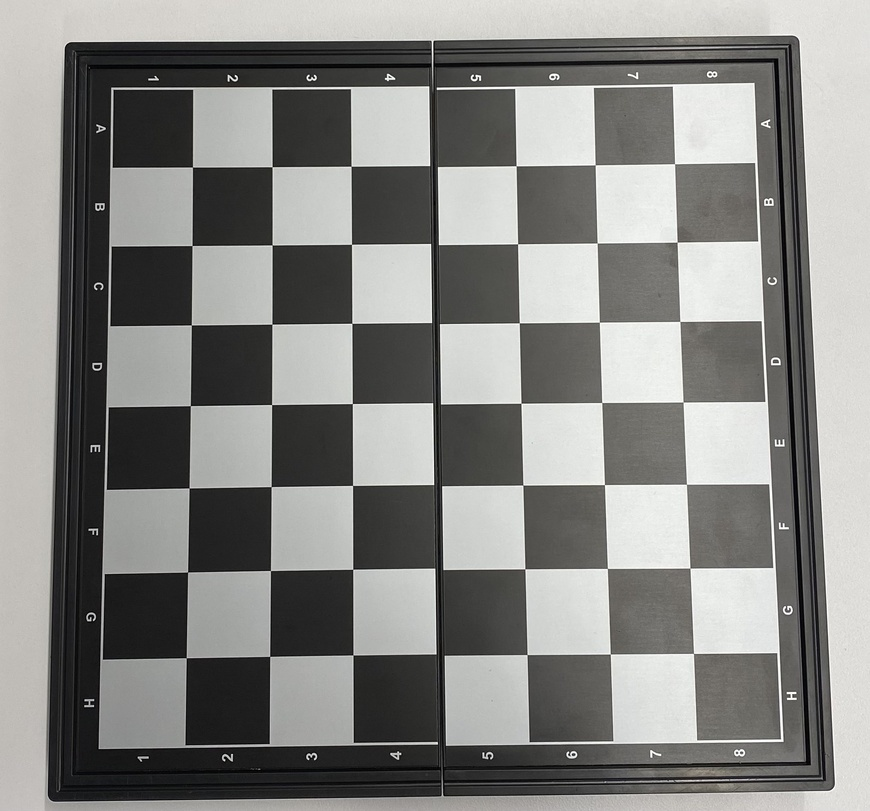
#> input picture badboard.jpg, 870 x 811 px, shrunk from 2033 x 1897 before the run, given in place of mjpegfeed, which was not available
$ python test.py
#> lines starting #> are read from the running program, lines starting #| are printed output that depends on the picture; after the words box and inside, x2 and y2 are one past the last pixel; in counts of white or black regions, pixels touching at a corner belong together; pictures that were not available may be replaced by others from this repository, and a replacement may not be noted
#!/usr/bin/env python3
import cv2
import numpy as np
import matplotlib.pyplot as plt

HTTP = 'http://'
IP_ADDRESS = '100.64.73.118'
URL =  HTTP + IP_ADDRESS + ':4747/mjpegfeed?640x480'

cap = cv2.VideoCapture(URL)

# Corrective actions printed in the even of failed connection.
if cap.isOpened() is not True:
    print ('Connection Failed.')

# Connection successful. Proceeding to display video stream.
while cap.isOpened() is True:
    # Capture frame-by-frame
    ret, frame = cap.read()
#> frame is the input picture: shape (811, 870, 3); mean B, G, R 131.6, 134.3, 134.3
    blur = cv2.blur(frame, (5, 5))
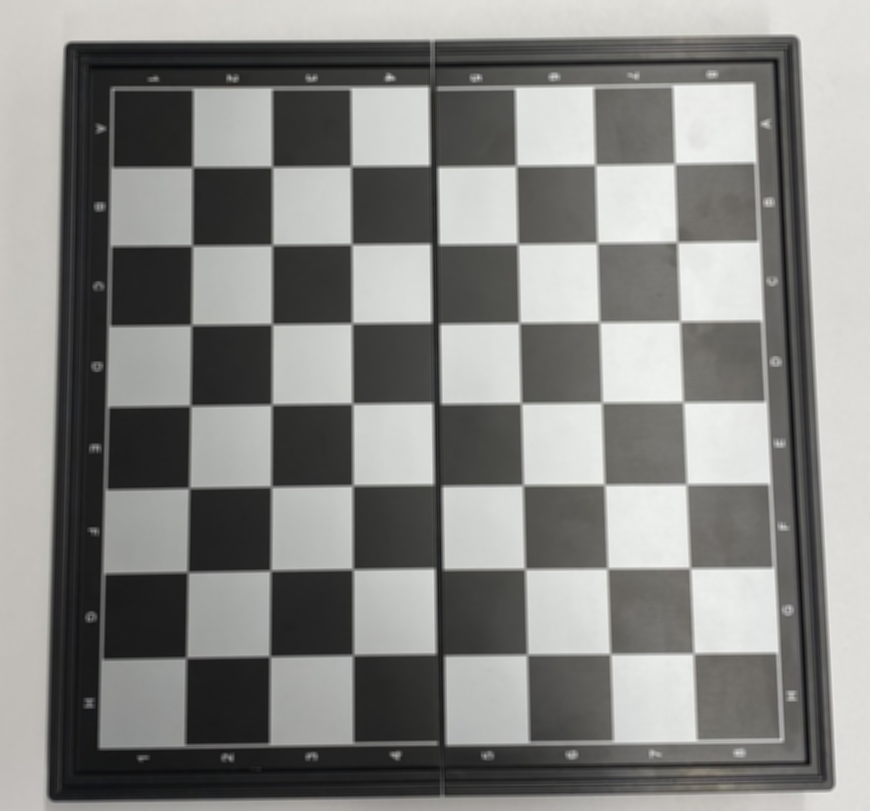
#> blur: shape (811, 870, 3); mean B, G, R 131.6, 134.3, 134.3
    blur2 = cv2.medianBlur(blur, 5)
    blur3 = cv2.GaussianBlur(blur2, (5, 5), 0)
    blurfinal = cv2.bilateralFilter(blur3, 9, 75, 75)
    colorhsv = cv2.cvtColor(blurfinal, cv2.COLOR_BGR2HSV)
#> colorhsv: shape (811, 870, 3); mean H, S, V 33.8, 6.7, 134.9

    #Trying to detect white :(

    lower_white = np.array([0, 0, 0])
    upper_white = np.array([0, 0, 255])
    white_mask = cv2.inRange(colorhsv, lower_white, upper_white)
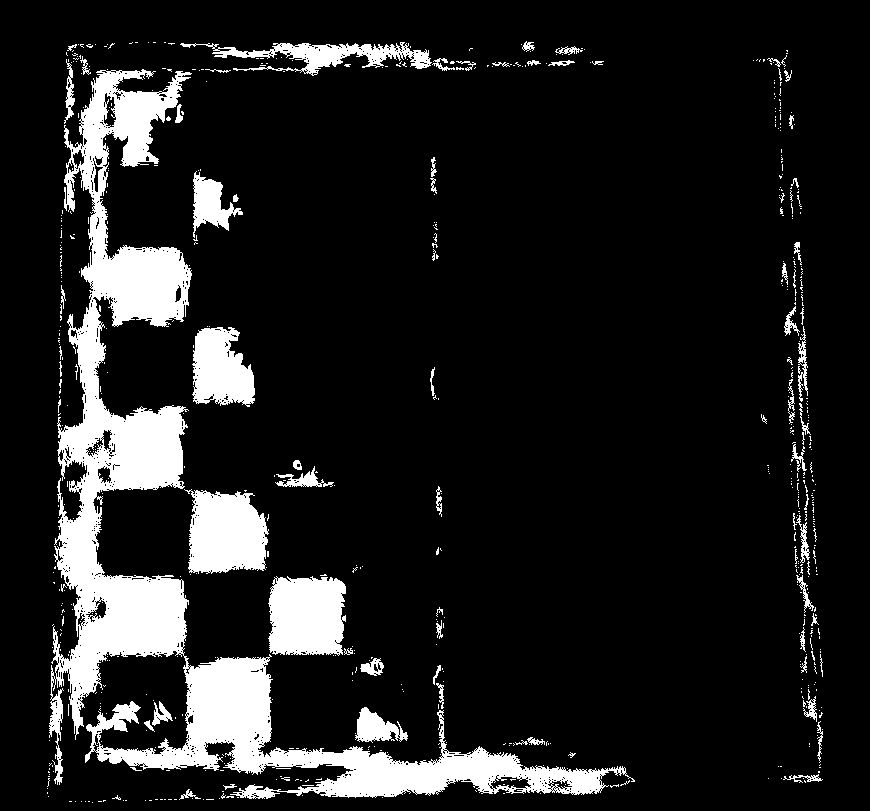
#> white_mask: shape (811, 870); 12.3% white; 647 white regions (574 under 20 px), largest, box (x1, y1, x2, y2) and area: (49, 69, 635, 799) 59318, (184, 489, 269, 574) 5526, (268, 576, 346, 656) 5469

    #Trying to detect black :(
    lower_black = np.array([0, 0, 0])
    upper_black = np.array([144, 78, 70])
    black_mask = cv2.inRange(colorhsv, lower_black, upper_black)
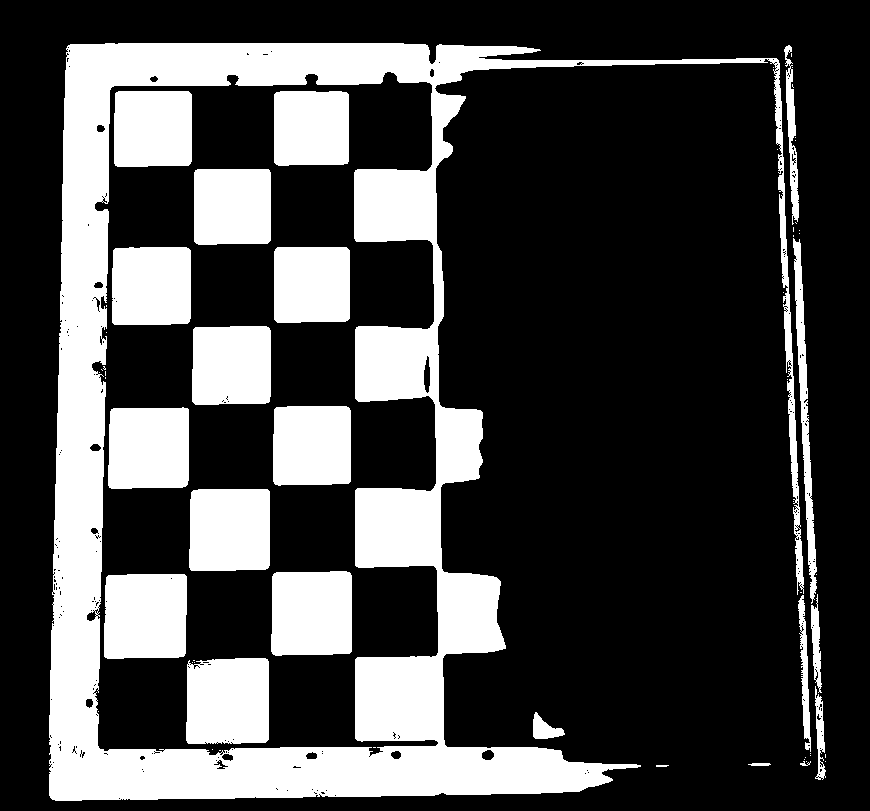
#> black_mask: shape (811, 870); 27.7% white; 60 white regions (38 under 20 px), largest, box (x1, y1, x2, y2) and area: (49, 43, 804, 801) 115094, (186, 658, 269, 744) 6859, (104, 574, 187, 659) 6842

    #Trying to detect Blank Spaces
    upper_purple = np.array([162, 255, 170])
    lower_purple = np.array([38, 83, 0])
    purple_mask = cv2.inRange(colorhsv, lower_purple, upper_purple)
#> purple_mask: shape (811, 870); every value is 0


    cv2.imshow('blurframe',blurfinal)
    cv2.imshow('purple',purple_mask)
    cv2.imshow('white_mask', white_mask)
    cv2.imshow('black_mask', black_mask)

    #Exiting
    key = cv2.waitKey(1)
#> (key Esc is pressed here)
    if key%256 == 32:
        break

cap.release()
cv2.destroyAllWindows()

$ run again, on badpaperboard.jpg
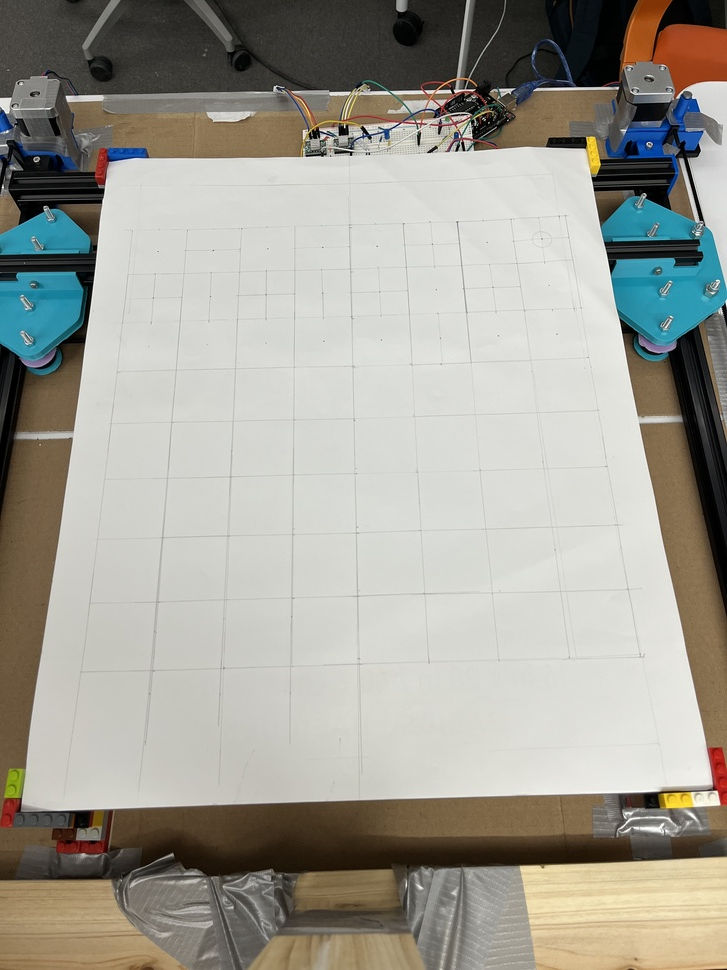
#> input picture badpaperboard.jpg, 727 x 970 px, shrunk from 3024 x 4032 before the run, given in place of mjpegfeed, which was not available
#> frame is the input picture: shape (970, 727, 3); mean B, G, R 149.9, 159.1, 161
#> colorhsv: shape (970, 727, 3); mean H, S, V 33.5, 40.7, 165.6
#> `white_mask = cv2.inRange(colorhsv, lower_white, upper_white)`:
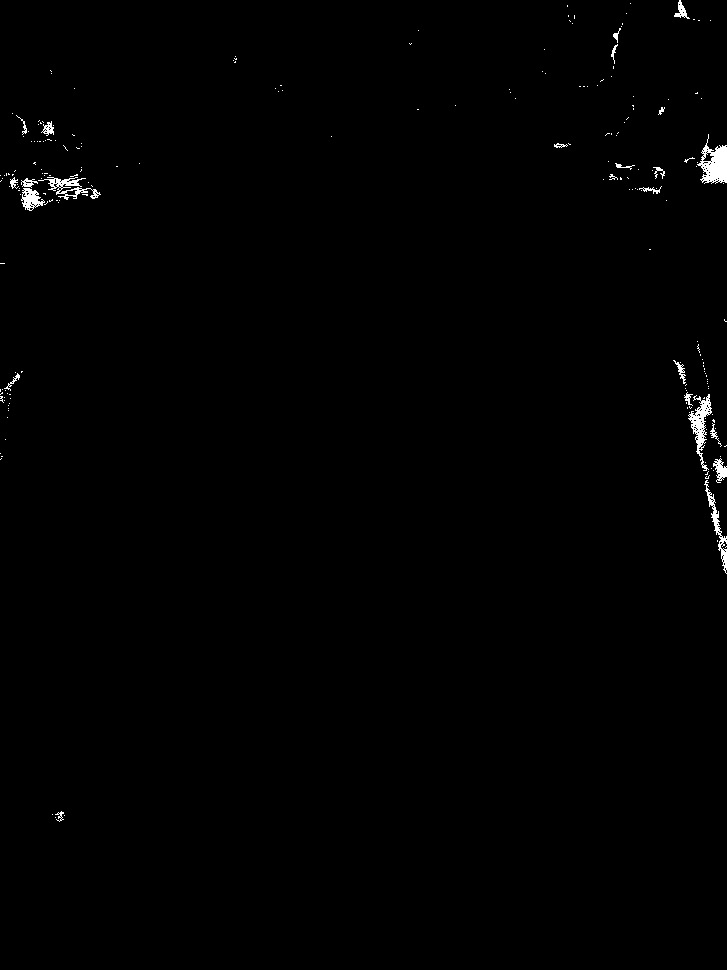
#> white_mask: shape (970, 727); 0.59% white; 215 white regions (191 under 20 px), largest, box (x1, y1, x2, y2) and area: (697, 134, 727, 184) 803, (688, 394, 712, 471) 630, (38, 177, 101, 200) 444
#> black_mask: shape (970, 727); 9.9% white; 68 white regions (27 under 20 px), largest, box (x1, y1, x2, y2) and area: (13, 0, 465, 164) 36883, (447, 0, 566, 140) 8503, (665, 327, 727, 574) 5711
#> `purple_mask = cv2.inRange(colorhsv, lower_purple, upper_purple)`:
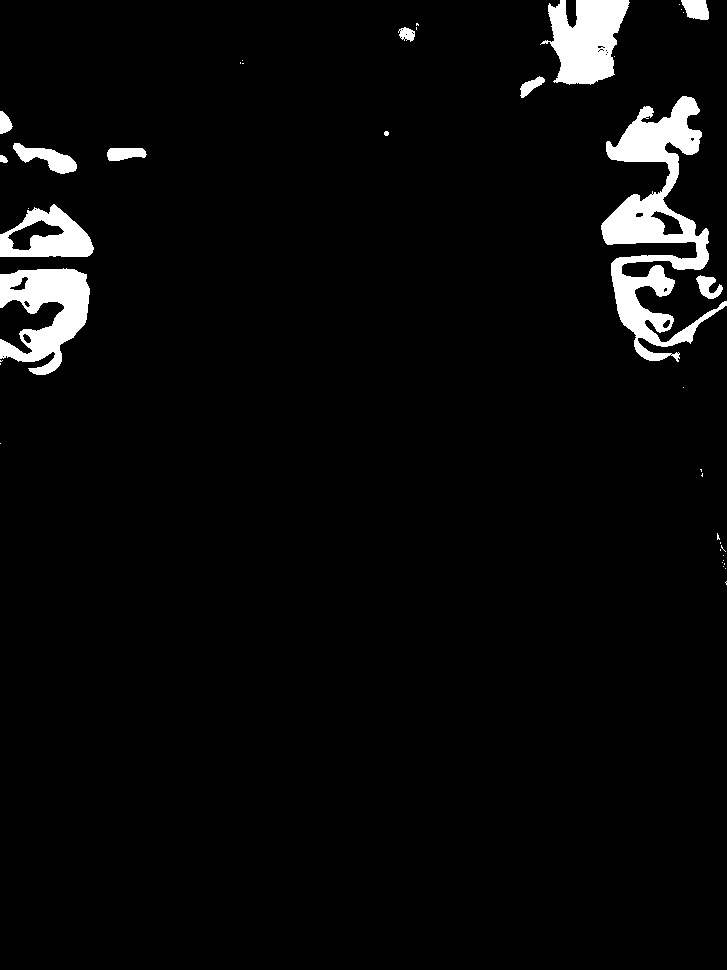
#> purple_mask: shape (970, 727); 4% white; 40 white regions (27 under 20 px), largest, box (x1, y1, x2, y2) and area: (601, 96, 727, 362) 11800, (0, 268, 90, 375) 5512, (540, 0, 630, 85) 4960

$ run again, on black.jpg
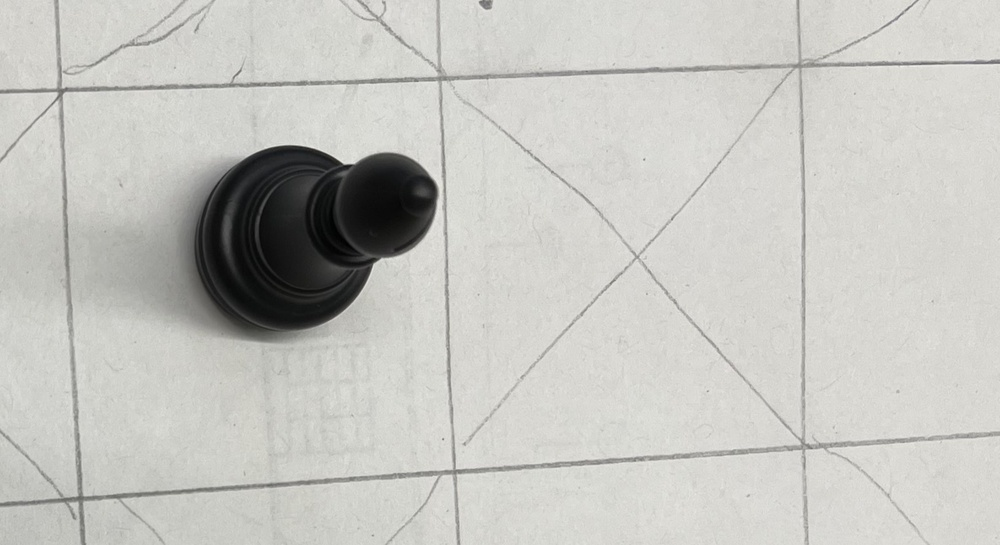
#> input picture black.jpg, 1000 x 545 px, shrunk from 1630 x 889 before the run, given in place of mjpegfeed, which was not available
#> frame is the input picture: shape (545, 1000, 3); mean B, G, R 192.3, 197.1, 197.2
#> colorhsv: shape (545, 1000, 3); mean H, S, V 29.7, 7, 197.7
#> `white_mask = cv2.inRange(colorhsv, lower_white, upper_white)`:
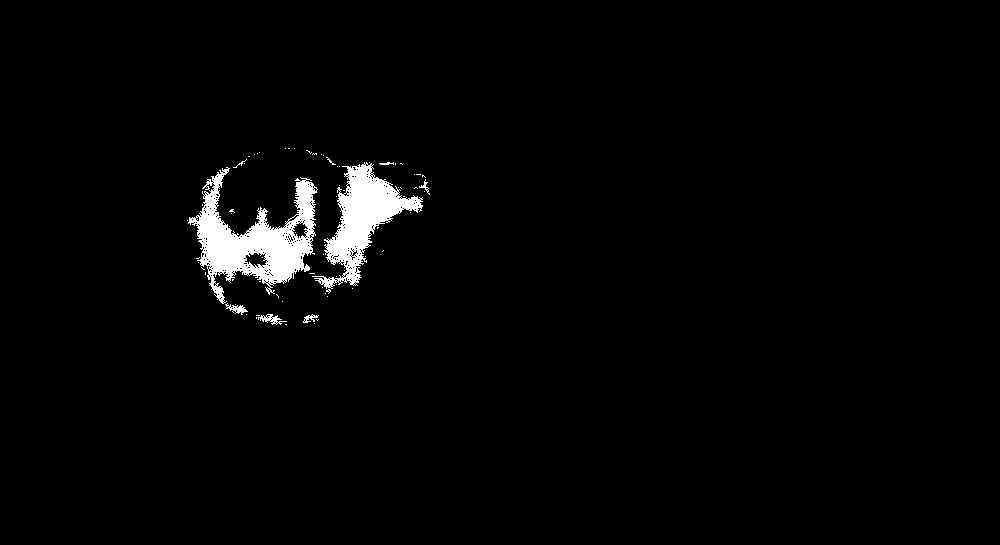
#> white_mask: shape (545, 1000); 2.3% white; 75 white regions (67 under 20 px), largest, box (x1, y1, x2, y2) and area: (188, 167, 318, 304) 6915, (312, 162, 423, 289) 4835, (258, 314, 287, 325) 130
#> `black_mask = cv2.inRange(colorhsv, lower_black, upper_black)`:
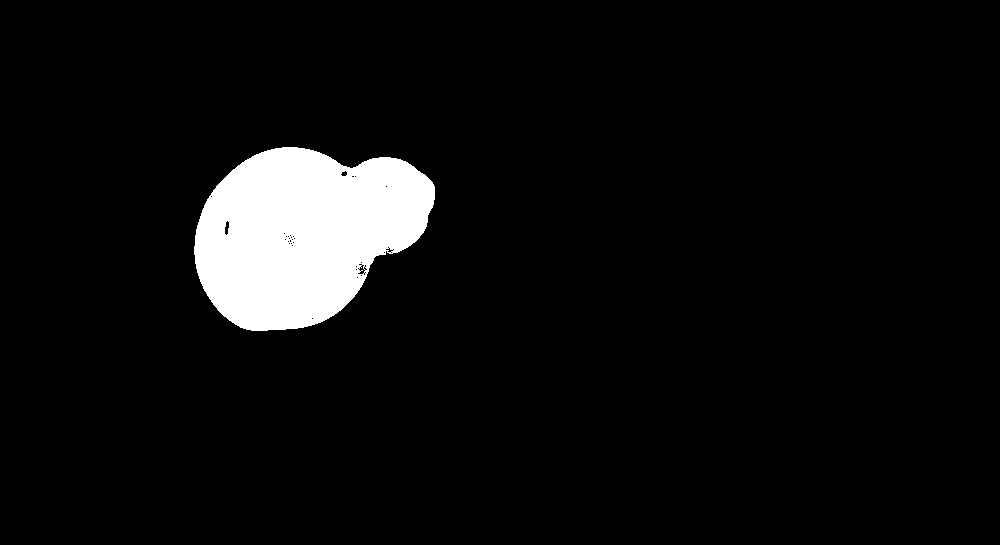
#> black_mask: shape (545, 1000); 5.8% white; 1 white region, box (x1, y1, x2, y2) and area: (194, 147, 435, 331) 31576
#> purple_mask: shape (545, 1000); every value is 0
